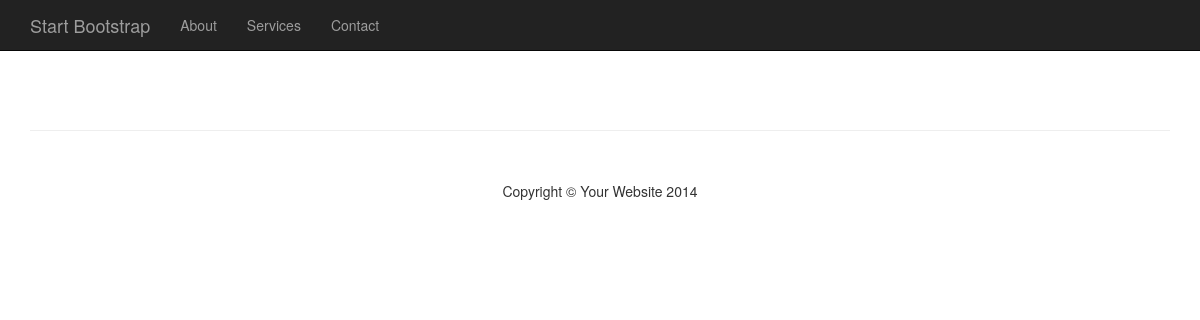
The app's page /, older data.
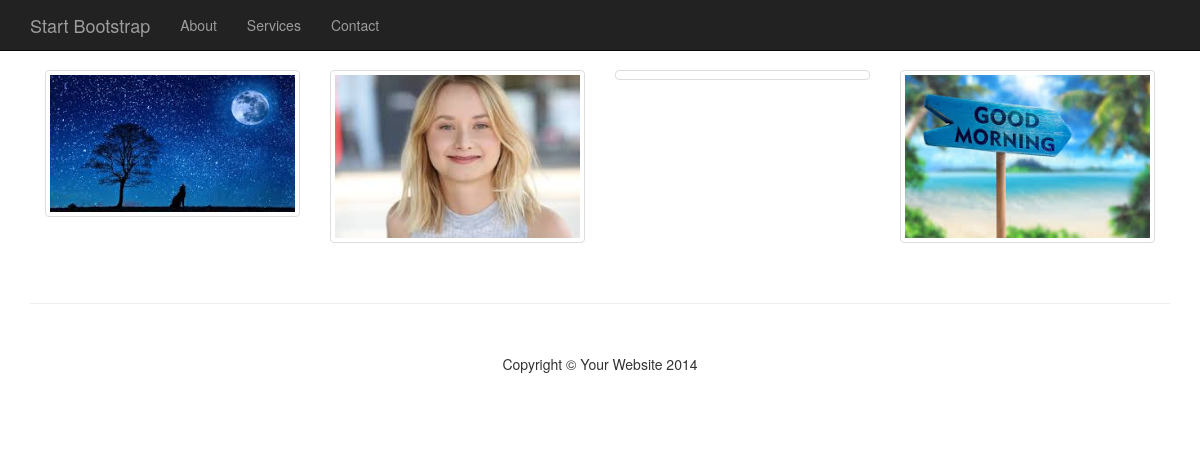
The same page, newer data.
### tables this page shows
CREATE TABLE `photos` (
  `id` int(11) NOT NULL,
  `title` varchar(255) NOT NULL,
  `caption` varchar(255) DEFAULT NULL,
  `description` text NOT NULL,
  `filename` varchar(255) NOT NULL,
  `alternate_text` varchar(255) NOT NULL,
  `type` varchar(255) NOT NULL,
  `size` int(11) NOT NULL
);

### admin/includes/database.php (called while the page is built, shortened)
<?php
class Database {
    public $connection;
    public function open_db_connection() {
        $this->connection = new mysqli(DB_HOST, DB_USER, DB_PASS, DB_NAME);
    }
        public function query($sql) {
        $result = $this->connection->query($sql);
        return $result;
    }
}
$database = new Database();
?>

### admin/includes/db_object.php (called while the page is built, shortened)
<?php
class Db_object
{
    public static function find_by_query($sql)
    {
        global $database;
        $result_set       = $database->query($sql);
        $the_object_array = array();
        while ($row = mysqli_fetch_array($result_set)) {
            $the_object_array[] = static::instantiation($row);
        }
        return $the_object_array;
    }
    public static function instantiation($the_record)
    {
        $the_object    = new $calling_class;
        foreach ($the_record as $the_attribute => $value) {
            if ($the_object->has_the_attribute($the_attribute)) {
                $the_object->$the_attribute = $value;
            }
        }
        return $the_object;
    }
    private function has_the_attribute($the_attribute)
    {
        $object_properties = get_object_vars($this);
        return array_key_exists($the_attribute, $object_properties);
    }
    public static function count_all() {
        global $database;
        $sql = "SELECT COUNT(*) FROM " . static::$db_table;
        $result_set = $database->query($sql);
        $row = mysqli_fetch_array($result_set);
        return array_shift($row);
    }
}

### admin/includes/paginate.php (called while the page is built, shortened)
<?php
class Paginate
{
    public $current_page;
    public $item_per_page;
    public function __construct($page=1, $item_per_page=4, $items_total_count=0)
    {
        $this->current_page = (int)$page;
        $this->item_per_page = (int)$item_per_page;
    }
    public function offset()
    {
        return ($this->current_page - 1) * $this->item_per_page;
    }
}
?>

### admin/includes/photo.php (called while the page is built, shortened)
<?php
class Photo extends Db_object
{
    public $filename;
    public $upload_directory = "images";
    public function picture_path()
    {
        return $this->upload_directory.DS.$this->filename;
    }
}

### index.php (the view, shortened to what this page needs)
<?php include("includes/header.php"); ?>
<?php
$page = !empty($_GET['page']) ? (int)$_GET['page'] : 1;
$items_per_page = 4;
$items_total_count = Photo::count_all();
$paginate = new Paginate($page, $items_per_page, $items_total_count);
$sql = "SELECT * FROM photos ";
$sql .= "LIMIT {$items_per_page} ";
$sql .= "OFFSET {$paginate->offset()} ";
$photos = Photo::find_by_query($sql);
?>
<div class="row">
    <div class="col-md-12">
        <?php foreach ($photos as $photo): ?>
        <div class="col-xs-6 col-md-3">
            <a class="thumbnail" href="photo.php?id=<?php echo $photo->id; ?>">
                <img class="home_page_photo img-responsive" src="admin/<?php echo $photo->picture_path(); ?>" alt="">
            </a>
        </div>
        <?php endforeach; ?>
    </div>
<div class="row">
    <ul class="pager">
    </ul>
</div>
</div>
<?php include("includes/footer.php"); ?>

### includes/header.php (shortened to what this page needs)
<!DOCTYPE html>
<html lang="en">
<head>
    <link href="css/bootstrap.min.css" rel="stylesheet">
    <link href="css/blog-home.css" rel="stylesheet">
</head>
<body>
<?php include("navigation.php"); ?>
    <div class="container">

### includes/navigation.php (shortened to what this page needs)
<nav class="navbar navbar-inverse navbar-fixed-top" role="navigation">
    <div class="container">
        <div class="navbar-header">
            <a class="navbar-brand" href="#">Start Bootstrap</a>
        </div>
        <div class="collapse navbar-collapse" id="bs-example-navbar-collapse-1">
            <ul class="nav navbar-nav">
                <li>
                    <a href="#">About</a>
                </li>
                <li>
                    <a href="#">Services</a>
                </li>
                <li>
                    <a href="#">Contact</a>
                </li>
            </ul>
        </div>
    </div>
</nav>

### includes/footer.php (shortened to what this page needs)
        <hr>
        <footer>
            <div class="row">
                <div class="col-lg-12">
                    <p class="text-center">Copyright &copy; Your Website 2014</p>
                </div>
            </div>
        </footer>
    </div>
</body>
</html>

### css/blog-home.css (style rules this page uses)
body { padding-top: 70px; }
footer { margin: 50px 0; }

Row changes from the older to the newer data that the page shows:
added photos: filename (picture)
added photos: filename (picture)
added photos: filename (picture)
